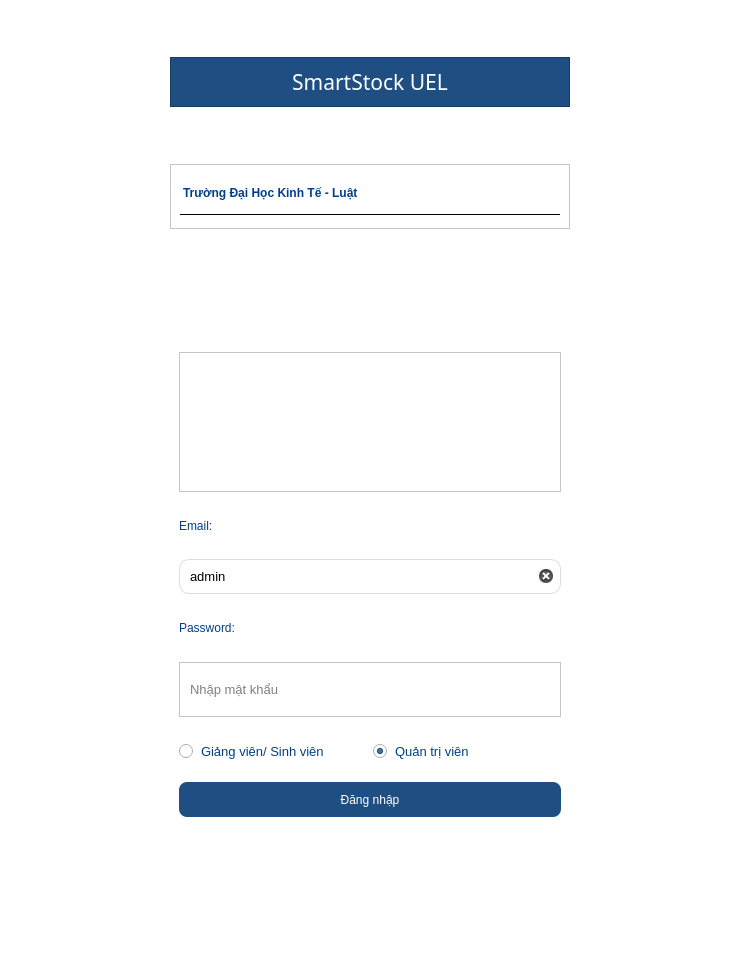
<?xml version="1.0" encoding="UTF-8"?>
<ui version="4.0">
 <class>MainWindow</class>
 <widget class="QMainWindow" name="MainWindow">
  <property name="geometry">
   <rect>
    <x>0</x>
    <y>0</y>
    <width>740</width>
    <height>957</height>
   </rect>
  </property>
  <property name="windowTitle">
   <string>MainWindow</string>
  </property>
  <property name="styleSheet">
   <string notr="true">background-color: rgb(255, 255, 255);</string>
  </property>
  <widget class="QWidget" name="centralwidget">
   <property name="autoFillBackground">
    <bool>false</bool>
   </property>
   <property name="styleSheet">
    <string notr="true">background-image: url(:/newPrefix/background.jpg);</string>
   </property>
   <layout class="QGridLayout" name="gridLayout_2">
    <property name="leftMargin">
     <number>0</number>
    </property>
    <property name="topMargin">
     <number>0</number>
    </property>
    <property name="rightMargin">
     <number>0</number>
    </property>
    <property name="verticalSpacing">
     <number>0</number>
    </property>
    <item row="1" column="0">
     <widget class="QFrame" name="frame_5">
      <property name="minimumSize">
       <size>
        <width>0</width>
        <height>65</height>
       </size>
      </property>
      <property name="maximumSize">
       <size>
        <width>16777215</width>
        <height>65</height>
       </size>
      </property>
      <property name="frameShape">
       <enum>QFrame::StyledPanel</enum>
      </property>
      <property name="frameShadow">
       <enum>QFrame::Raised</enum>
      </property>
      <layout class="QVBoxLayout" name="verticalLayout_24">
       <item>
        <layout class="QVBoxLayout" name="verticalLayout_19">
         <item>
          <widget class="QLabel" name="label_8">
           <property name="minimumSize">
            <size>
             <width>0</width>
             <height>30</height>
            </size>
           </property>
           <property name="maximumSize">
            <size>
             <width>16777215</width>
             <height>30</height>
            </size>
           </property>
           <property name="styleSheet">
            <string notr="true">color:#003F87;
font-size:12px;
font-weight:600;
padding:8px 0px;</string>
           </property>
           <property name="text">
            <string>Trường Đại Học Kinh Tế - Luật</string>
           </property>
          </widget>
         </item>
         <item>
          <widget class="QFrame" name="frame_6">
           <property name="minimumSize">
            <size>
             <width>0</width>
             <height>1</height>
            </size>
           </property>
           <property name="maximumSize">
            <size>
             <width>16777215</width>
             <height>1</height>
            </size>
           </property>
           <property name="frameShape">
            <enum>QFrame::HLine</enum>
           </property>
           <property name="frameShadow">
            <enum>QFrame::Plain</enum>
           </property>
          </widget>
         </item>
        </layout>
       </item>
      </layout>
     </widget>
    </item>
    <item row="0" column="0">
     <widget class="QFrame" name="frame_2">
      <property name="minimumSize">
       <size>
        <width>0</width>
        <height>50</height>
       </size>
      </property>
      <property name="maximumSize">
       <size>
        <width>16777215</width>
        <height>50</height>
       </size>
      </property>
      <property name="styleSheet">
       <string notr="true">background-color: #1f4f82;</string>
      </property>
      <property name="frameShape">
       <enum>QFrame::StyledPanel</enum>
      </property>
      <property name="frameShadow">
       <enum>QFrame::Raised</enum>
      </property>
      <layout class="QVBoxLayout" name="verticalLayout_11">
       <item>
        <widget class="QLabel" name="label_2">
         <property name="font">
          <font>
           <family>Baskerville Old Face</family>
           <pointsize>16</pointsize>
          </font>
         </property>
         <property name="styleSheet">
          <string notr="true">color: rgb(255, 255, 255);</string>
         </property>
         <property name="text">
          <string>SmartStock UEL</string>
         </property>
         <property name="alignment">
          <set>Qt::AlignCenter</set>
         </property>
        </widget>
       </item>
      </layout>
     </widget>
    </item>
    <item row="4" column="0">
     <layout class="QVBoxLayout" name="verticalLayout_17">
      <item>
       <spacer name="verticalSpacer_2">
        <property name="orientation">
         <enum>Qt::Vertical</enum>
        </property>
        <property name="sizeType">
         <enum>QSizePolicy::Fixed</enum>
        </property>
        <property name="sizeHint" stdset="0">
         <size>
          <width>20</width>
          <height>40</height>
         </size>
        </property>
       </spacer>
      </item>
     </layout>
    </item>
    <item row="3" column="0">
     <layout class="QGridLayout" name="gridLayout">
      <item row="0" column="0">
       <widget class="QWidget" name="widget" native="true">
        <property name="minimumSize">
         <size>
          <width>0</width>
          <height>0</height>
         </size>
        </property>
        <property name="maximumSize">
         <size>
          <width>400</width>
          <height>500</height>
         </size>
        </property>
        <property name="styleSheet">
         <string notr="true">#framePasswordContainer {
    border: 1px solid #dcdcdc;
    border-radius: 10px;
    background-color: white;
}
#framePasswordContainer:focus-within {
    border: 1px solid #1f4f82;
}
</string>
        </property>
        <layout class="QVBoxLayout" name="verticalLayout">
         <item>
          <spacer name="verticalSpacer_6">
           <property name="orientation">
            <enum>Qt::Vertical</enum>
           </property>
           <property name="sizeType">
            <enum>QSizePolicy::Minimum</enum>
           </property>
           <property name="sizeHint" stdset="0">
            <size>
             <width>13</width>
             <height>17</height>
            </size>
           </property>
          </spacer>
         </item>
         <item>
          <widget class="QFrame" name="frame_3">
           <property name="frameShape">
            <enum>QFrame::StyledPanel</enum>
           </property>
           <property name="frameShadow">
            <enum>QFrame::Raised</enum>
           </property>
           <layout class="QHBoxLayout" name="horizontalLayout_5">
            <item>
             <layout class="QHBoxLayout" name="horizontalLayout_4">
              <item>
               <spacer name="horizontalSpacer">
                <property name="orientation">
                 <enum>Qt::Horizontal</enum>
                </property>
                <property name="sizeType">
                 <enum>QSizePolicy::Fixed</enum>
                </property>
                <property name="sizeHint" stdset="0">
                 <size>
                  <width>40</width>
                  <height>20</height>
                 </size>
                </property>
               </spacer>
              </item>
              <item>
               <widget class="QLabel" name="label">
                <property name="minimumSize">
                 <size>
                  <width>120</width>
                  <height>120</height>
                 </size>
                </property>
                <property name="maximumSize">
                 <size>
                  <width>120</width>
                  <height>120</height>
                 </size>
                </property>
                <property name="text">
                 <string/>
                </property>
                <property name="pixmap">
                 <pixmap>../../../../../../../KIM YEN/Downloads/UEL_Logo final-09.png</pixmap>
                </property>
                <property name="scaledContents">
                 <bool>true</bool>
                </property>
               </widget>
              </item>
              <item>
               <spacer name="horizontalSpacer_2">
                <property name="orientation">
                 <enum>Qt::Horizontal</enum>
                </property>
                <property name="sizeType">
                 <enum>QSizePolicy::Fixed</enum>
                </property>
                <property name="sizeHint" stdset="0">
                 <size>
                  <width>40</width>
                  <height>20</height>
                 </size>
                </property>
               </spacer>
              </item>
             </layout>
            </item>
           </layout>
          </widget>
         </item>
         <item>
          <widget class="QLabel" name="label_3">
           <property name="styleSheet">
            <string notr="true">color: #003F87</string>
           </property>
           <property name="text">
            <string>Email:</string>
           </property>
          </widget>
         </item>
         <item>
          <widget class="QLineEdit" name="lineEditEmail">
           <property name="styleSheet">
            <string notr="true">QLineEdit {border: 1px solid #dcdcdc;
	color: rgb(0, 0, 0);
border-radius: 10px;
padding: 8px; 
font-size: 13px;}
QLineEdit:focus {border: 1px solid #1f4f82;}
QLineEdit::placeholder { color: #9aa0a6;}
</string>
           </property>
           <property name="text">
            <string>admin</string>
           </property>
           <property name="placeholderText">
            <string>example@st.uel.edu.vn/example@uel.edu.vn  </string>
           </property>
           <property name="clearButtonEnabled">
            <bool>true</bool>
           </property>
          </widget>
         </item>
         <item>
          <widget class="QLabel" name="label_4">
           <property name="styleSheet">
            <string notr="true"> color:#003F87</string>
           </property>
           <property name="text">
            <string>Password:</string>
           </property>
          </widget>
         </item>
         <item>
          <widget class="QFrame" name="frame">
           <property name="styleSheet">
            <string notr="true">#framePasswordContainer {
    border: 1px solid #dcdcdc;
    border-radius: 10px;
    background-color: white;
}
#framePasswordContainer:focus-within {
    border: 1px solid #1f4f82;
}</string>
           </property>
           <property name="frameShape">
            <enum>QFrame::StyledPanel</enum>
           </property>
           <property name="frameShadow">
            <enum>QFrame::Raised</enum>
           </property>
           <layout class="QHBoxLayout" name="horizontalLayout_2">
            <property name="leftMargin">
             <number>0</number>
            </property>
            <property name="topMargin">
             <number>0</number>
            </property>
            <property name="rightMargin">
             <number>5</number>
            </property>
            <property name="bottomMargin">
             <number>0</number>
            </property>
            <item>
             <widget class="QLineEdit" name="lineEditPassword">
              <property name="styleSheet">
               <string notr="true">#lineEditPassword {
	color: rgb(0, 0, 0);
    border: none; 
    background: transparent; 
    padding: 8px; 
    font-size: 13px;
}</string>
              </property>
              <property name="text">
               <string/>
              </property>
              <property name="echoMode">
               <enum>QLineEdit::Password</enum>
              </property>
              <property name="placeholderText">
               <string>Nhập mật khẩu </string>
              </property>
             </widget>
            </item>
            <item>
             <widget class="QPushButton" name="btnTogglePassword">
              <property name="styleSheet">
               <string notr="true">#btnTogglePassword {
    border: none;
    background: transparent;
}</string>
              </property>
              <property name="text">
               <string/>
              </property>
              <property name="icon">
               <iconset>
                <normaloff>D:/Nam1/HK2/LapTrinh/Group/eye_closed.png</normaloff>D:/Nam1/HK2/LapTrinh/Group/eye_closed.png</iconset>
              </property>
              <property name="iconSize">
               <size>
                <width>30</width>
                <height>30</height>
               </size>
              </property>
              <property name="flat">
               <bool>true</bool>
              </property>
             </widget>
            </item>
           </layout>
          </widget>
         </item>
         <item>
          <spacer name="verticalSpacer_3">
           <property name="orientation">
            <enum>Qt::Vertical</enum>
           </property>
           <property name="sizeType">
            <enum>QSizePolicy::Minimum</enum>
           </property>
           <property name="sizeHint" stdset="0">
            <size>
             <width>13</width>
             <height>20</height>
            </size>
           </property>
          </spacer>
         </item>
         <item>
          <layout class="QHBoxLayout" name="horizontalLayout">
           <item>
            <widget class="QRadioButton" name="radioButtonUser">
             <property name="minimumSize">
              <size>
               <width>0</width>
               <height>10</height>
              </size>
             </property>
             <property name="styleSheet">
              <string notr="true">color: #003F87;
font-size: 13px;
spacing: 8px
</string>
             </property>
             <property name="text">
              <string>Giảng viên/ Sinh viên</string>
             </property>
             <property name="checked">
              <bool>false</bool>
             </property>
            </widget>
           </item>
           <item>
            <widget class="QRadioButton" name="radioButtonAdmin">
             <property name="styleSheet">
              <string notr="true">color: #003F87;
font-size: 13px;
spacing: 8px</string>
             </property>
             <property name="text">
              <string>Quản trị viên</string>
             </property>
             <property name="checked">
              <bool>true</bool>
             </property>
            </widget>
           </item>
          </layout>
         </item>
         <item>
          <spacer name="verticalSpacer_4">
           <property name="orientation">
            <enum>Qt::Vertical</enum>
           </property>
           <property name="sizeType">
            <enum>QSizePolicy::Fixed</enum>
           </property>
           <property name="sizeHint" stdset="0">
            <size>
             <width>13</width>
             <height>17</height>
            </size>
           </property>
          </spacer>
         </item>
         <item>
          <layout class="QVBoxLayout" name="verticalLayout_3">
           <item>
            <widget class="QPushButton" name="pushButtonLogin">
             <property name="styleSheet">
              <string notr="true">QPushButton{background-color: #1f4f82;
color: white;
border-radius: 8px;
height: 35px}
QPushButton:hover {background-color: #f26522}
QPushButton:pressed {background-color: #ffb347}
</string>
             </property>
             <property name="text">
              <string>Đăng nhập</string>
             </property>
            </widget>
           </item>
          </layout>
         </item>
        </layout>
       </widget>
      </item>
     </layout>
    </item>
    <item row="2" column="0">
     <layout class="QVBoxLayout" name="verticalLayout_10">
      <item>
       <spacer name="verticalSpacer">
        <property name="orientation">
         <enum>Qt::Vertical</enum>
        </property>
        <property name="sizeType">
         <enum>QSizePolicy::Fixed</enum>
        </property>
        <property name="sizeHint" stdset="0">
         <size>
          <width>20</width>
          <height>40</height>
         </size>
        </property>
       </spacer>
      </item>
     </layout>
    </item>
   </layout>
  </widget>
  <widget class="QStatusBar" name="statusbar"/>
 </widget>
 <resources/>
 <connections/>
</ui>
